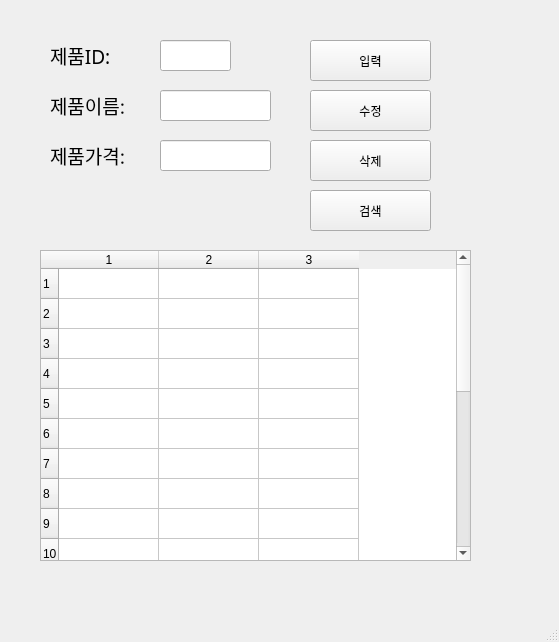
<?xml version="1.0" encoding="UTF-8"?>
<ui version="4.0">
 <class>MainWindow</class>
 <widget class="QMainWindow" name="MainWindow">
  <property name="geometry">
   <rect>
    <x>0</x>
    <y>0</y>
    <width>559</width>
    <height>642</height>
   </rect>
  </property>
  <property name="windowTitle">
   <string>MainWindow</string>
  </property>
  <widget class="QWidget" name="centralwidget">
   <widget class="QLabel" name="label">
    <property name="geometry">
     <rect>
      <x>50</x>
      <y>40</y>
      <width>91</width>
      <height>31</height>
     </rect>
    </property>
    <property name="font">
     <font>
      <family>맑은 고딕</family>
      <pointsize>14</pointsize>
     </font>
    </property>
    <property name="text">
     <string>제품ID:</string>
    </property>
   </widget>
   <widget class="QLabel" name="label_2">
    <property name="geometry">
     <rect>
      <x>50</x>
      <y>90</y>
      <width>101</width>
      <height>31</height>
     </rect>
    </property>
    <property name="font">
     <font>
      <family>맑은 고딕</family>
      <pointsize>14</pointsize>
     </font>
    </property>
    <property name="text">
     <string>제품이름:</string>
    </property>
   </widget>
   <widget class="QLabel" name="label_3">
    <property name="geometry">
     <rect>
      <x>50</x>
      <y>140</y>
      <width>101</width>
      <height>31</height>
     </rect>
    </property>
    <property name="font">
     <font>
      <family>맑은 고딕</family>
      <pointsize>14</pointsize>
     </font>
    </property>
    <property name="text">
     <string>제품가격:</string>
    </property>
   </widget>
   <widget class="QLineEdit" name="prodID">
    <property name="geometry">
     <rect>
      <x>160</x>
      <y>40</y>
      <width>71</width>
      <height>31</height>
     </rect>
    </property>
   </widget>
   <widget class="QLineEdit" name="prodName">
    <property name="geometry">
     <rect>
      <x>160</x>
      <y>90</y>
      <width>111</width>
      <height>31</height>
     </rect>
    </property>
   </widget>
   <widget class="QLineEdit" name="prodPrice">
    <property name="geometry">
     <rect>
      <x>160</x>
      <y>140</y>
      <width>111</width>
      <height>31</height>
     </rect>
    </property>
   </widget>
   <widget class="QPushButton" name="pushButton">
    <property name="geometry">
     <rect>
      <x>310</x>
      <y>40</y>
      <width>121</width>
      <height>41</height>
     </rect>
    </property>
    <property name="text">
     <string>입력</string>
    </property>
   </widget>
   <widget class="QPushButton" name="pushButton_2">
    <property name="geometry">
     <rect>
      <x>310</x>
      <y>90</y>
      <width>121</width>
      <height>41</height>
     </rect>
    </property>
    <property name="text">
     <string>수정</string>
    </property>
   </widget>
   <widget class="QPushButton" name="pushButton_3">
    <property name="geometry">
     <rect>
      <x>310</x>
      <y>140</y>
      <width>121</width>
      <height>41</height>
     </rect>
    </property>
    <property name="text">
     <string>삭제</string>
    </property>
   </widget>
   <widget class="QPushButton" name="pushButton_4">
    <property name="geometry">
     <rect>
      <x>310</x>
      <y>190</y>
      <width>121</width>
      <height>41</height>
     </rect>
    </property>
    <property name="text">
     <string>검색</string>
    </property>
   </widget>
   <widget class="QTableWidget" name="tableWidget">
    <property name="geometry">
     <rect>
      <x>40</x>
      <y>250</y>
      <width>431</width>
      <height>311</height>
     </rect>
    </property>
    <property name="rowCount">
     <number>20</number>
    </property>
    <property name="columnCount">
     <number>3</number>
    </property>
    <row/>
    <row/>
    <row/>
    <row/>
    <row/>
    <row/>
    <row/>
    <row/>
    <row/>
    <row/>
    <row/>
    <row/>
    <row/>
    <row/>
    <row/>
    <row/>
    <row/>
    <row/>
    <row/>
    <row/>
    <column/>
    <column/>
    <column/>
   </widget>
  </widget>
  <widget class="QMenuBar" name="menubar">
   <property name="geometry">
    <rect>
     <x>0</x>
     <y>0</y>
     <width>559</width>
     <height>26</height>
    </rect>
   </property>
  </widget>
  <widget class="QStatusBar" name="statusbar"/>
 </widget>
 <resources/>
 <connections>
  <connection>
   <sender>pushButton</sender>
   <signal>clicked()</signal>
   <receiver>MainWindow</receiver>
   <slot>addProduct()</slot>
   <hints>
    <hint type="sourcelabel">
     <x>372</x>
     <y>89</y>
    </hint>
    <hint type="destinationlabel">
     <x>457</x>
     <y>134</y>
    </hint>
   </hints>
  </connection>
  <connection>
   <sender>pushButton_2</sender>
   <signal>clicked()</signal>
   <receiver>MainWindow</receiver>
   <slot>updateProduct()</slot>
   <hints>
    <hint type="sourcelabel">
     <x>379</x>
     <y>144</y>
    </hint>
    <hint type="destinationlabel">
     <x>491</x>
     <y>185</y>
    </hint>
   </hints>
  </connection>
  <connection>
   <sender>pushButton_4</sender>
   <signal>clicked()</signal>
   <receiver>MainWindow</receiver>
   <slot>getProduct()</slot>
   <hints>
    <hint type="sourcelabel">
     <x>375</x>
     <y>246</y>
    </hint>
    <hint type="destinationlabel">
     <x>483</x>
     <y>274</y>
    </hint>
   </hints>
  </connection>
  <connection>
   <sender>pushButton_3</sender>
   <signal>clicked()</signal>
   <receiver>MainWindow</receiver>
   <slot>removeProduct()</slot>
   <hints>
    <hint type="sourcelabel">
     <x>413</x>
     <y>192</y>
    </hint>
    <hint type="destinationlabel">
     <x>480</x>
     <y>229</y>
    </hint>
   </hints>
  </connection>
 </connections>
 <slots>
  <slot>addProduct()</slot>
  <slot>removeProduct()</slot>
  <slot>updateProduct()</slot>
  <slot>getProduct()</slot>
 </slots>
</ui>
